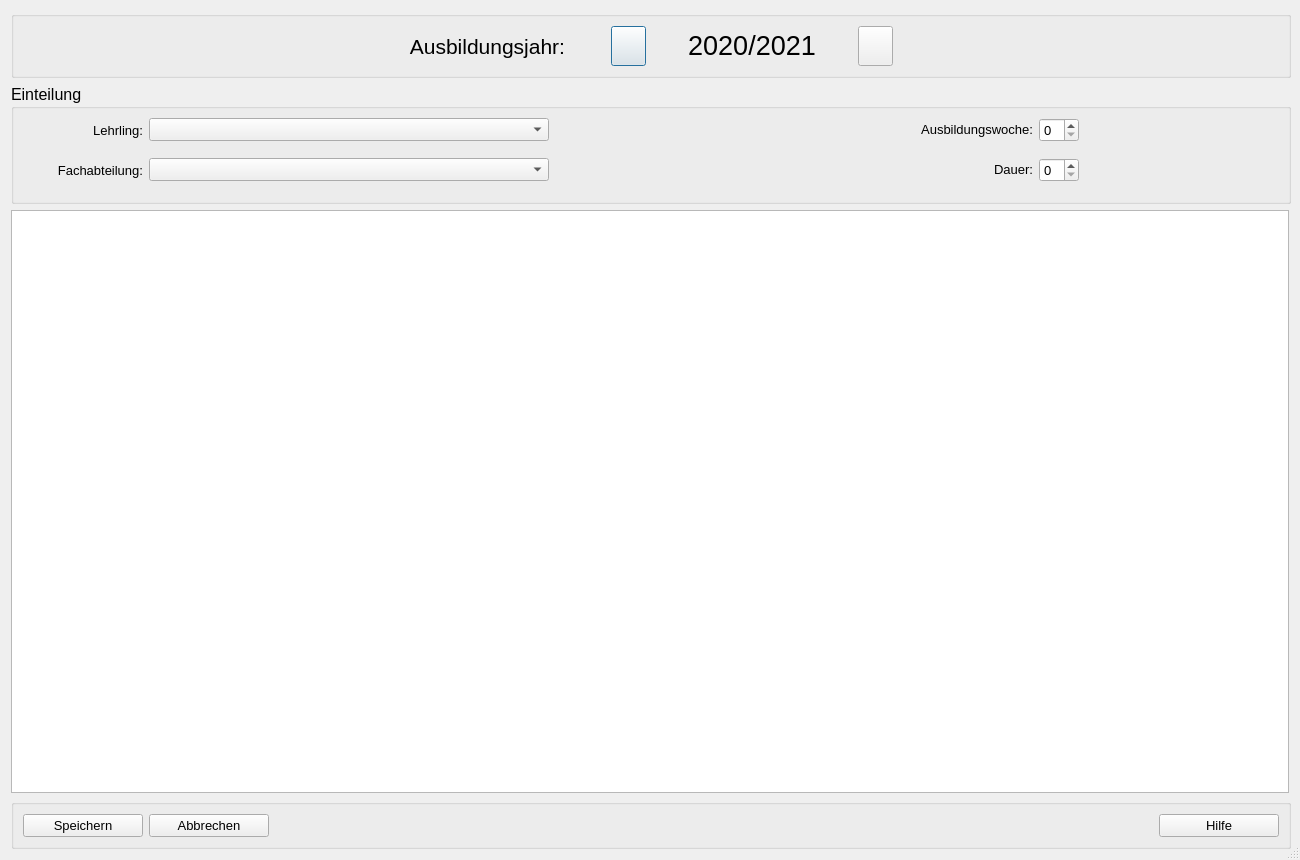
<?xml version="1.0" encoding="UTF-8"?>
<ui version="4.0">
 <class>Lehrlingseinteilung</class>
 <widget class="QDialog" name="Lehrlingseinteilung">
  <property name="geometry">
   <rect>
    <x>0</x>
    <y>0</y>
    <width>1300</width>
    <height>860</height>
   </rect>
  </property>
  <property name="minimumSize">
   <size>
    <width>1300</width>
    <height>860</height>
   </size>
  </property>
  <property name="windowTitle">
   <string>Lehrlingseinteilung</string>
  </property>
  <property name="sizeGripEnabled">
   <bool>true</bool>
  </property>
  <layout class="QVBoxLayout" name="verticalLayout">
   <item>
    <widget class="QGroupBox" name="groupBox_2">
     <property name="sizePolicy">
      <sizepolicy hsizetype="Fixed" vsizetype="Fixed">
       <horstretch>0</horstretch>
       <verstretch>0</verstretch>
      </sizepolicy>
     </property>
     <property name="minimumSize">
      <size>
       <width>1280</width>
       <height>0</height>
      </size>
     </property>
     <property name="maximumSize">
      <size>
       <width>1280</width>
       <height>16777215</height>
      </size>
     </property>
     <property name="title">
      <string/>
     </property>
     <layout class="QHBoxLayout" name="horizontalLayout_2">
      <item>
       <spacer name="horizontalSpacer_4">
        <property name="orientation">
         <enum>Qt::Horizontal</enum>
        </property>
        <property name="sizeType">
         <enum>QSizePolicy::Fixed</enum>
        </property>
        <property name="sizeHint" stdset="0">
         <size>
          <width>800</width>
          <height>20</height>
         </size>
        </property>
       </spacer>
      </item>
      <item>
       <widget class="QLabel" name="label_2">
        <property name="sizePolicy">
         <sizepolicy hsizetype="Fixed" vsizetype="Preferred">
          <horstretch>0</horstretch>
          <verstretch>0</verstretch>
         </sizepolicy>
        </property>
        <property name="font">
         <font>
          <pointsize>16</pointsize>
         </font>
        </property>
        <property name="text">
         <string>Ausbildungsjahr:</string>
        </property>
        <property name="alignment">
         <set>Qt::AlignRight|Qt::AlignTrailing|Qt::AlignVCenter</set>
        </property>
       </widget>
      </item>
      <item>
       <spacer name="horizontalSpacer_6">
        <property name="orientation">
         <enum>Qt::Horizontal</enum>
        </property>
        <property name="sizeType">
         <enum>QSizePolicy::Fixed</enum>
        </property>
        <property name="sizeHint" stdset="0">
         <size>
          <width>40</width>
          <height>20</height>
         </size>
        </property>
       </spacer>
      </item>
      <item>
       <widget class="QPushButton" name="pB_leftArrow">
        <property name="sizePolicy">
         <sizepolicy hsizetype="Fixed" vsizetype="Preferred">
          <horstretch>0</horstretch>
          <verstretch>0</verstretch>
         </sizepolicy>
        </property>
        <property name="minimumSize">
         <size>
          <width>35</width>
          <height>0</height>
         </size>
        </property>
        <property name="font">
         <font>
          <pointsize>21</pointsize>
          <weight>75</weight>
          <bold>true</bold>
         </font>
        </property>
        <property name="text">
         <string/>
        </property>
        <property name="icon">
         <iconset>
          <normaloff>../../_Symbole/UsedSymbols/keyboard-left-arrow-button_icon-icons.com_72692.ico</normaloff>../../_Symbole/UsedSymbols/keyboard-left-arrow-button_icon-icons.com_72692.ico</iconset>
        </property>
       </widget>
      </item>
      <item>
       <widget class="QLabel" name="lbl_Ausbildungjahr">
        <property name="sizePolicy">
         <sizepolicy hsizetype="Fixed" vsizetype="Fixed">
          <horstretch>0</horstretch>
          <verstretch>0</verstretch>
         </sizepolicy>
        </property>
        <property name="minimumSize">
         <size>
          <width>200</width>
          <height>0</height>
         </size>
        </property>
        <property name="maximumSize">
         <size>
          <width>200</width>
          <height>16777215</height>
         </size>
        </property>
        <property name="font">
         <font>
          <pointsize>20</pointsize>
         </font>
        </property>
        <property name="text">
         <string>2020/2021</string>
        </property>
        <property name="alignment">
         <set>Qt::AlignCenter</set>
        </property>
       </widget>
      </item>
      <item>
       <widget class="QPushButton" name="pB_rightArrow">
        <property name="sizePolicy">
         <sizepolicy hsizetype="Fixed" vsizetype="Preferred">
          <horstretch>0</horstretch>
          <verstretch>0</verstretch>
         </sizepolicy>
        </property>
        <property name="minimumSize">
         <size>
          <width>35</width>
          <height>0</height>
         </size>
        </property>
        <property name="font">
         <font>
          <pointsize>21</pointsize>
          <weight>75</weight>
          <bold>true</bold>
         </font>
        </property>
        <property name="text">
         <string/>
        </property>
        <property name="icon">
         <iconset>
          <normaloff>../../_Symbole/UsedSymbols/keyboard-right-arrow-button-1_icon-icons.com_72690.ico</normaloff>../../_Symbole/UsedSymbols/keyboard-right-arrow-button-1_icon-icons.com_72690.ico</iconset>
        </property>
       </widget>
      </item>
      <item>
       <spacer name="horizontalSpacer_5">
        <property name="orientation">
         <enum>Qt::Horizontal</enum>
        </property>
        <property name="sizeType">
         <enum>QSizePolicy::Fixed</enum>
        </property>
        <property name="sizeHint" stdset="0">
         <size>
          <width>800</width>
          <height>20</height>
         </size>
        </property>
       </spacer>
      </item>
     </layout>
    </widget>
   </item>
   <item>
    <widget class="QGroupBox" name="groupBox">
     <property name="sizePolicy">
      <sizepolicy hsizetype="Fixed" vsizetype="Preferred">
       <horstretch>0</horstretch>
       <verstretch>0</verstretch>
      </sizepolicy>
     </property>
     <property name="minimumSize">
      <size>
       <width>1280</width>
       <height>0</height>
      </size>
     </property>
     <property name="font">
      <font>
       <pointsize>12</pointsize>
      </font>
     </property>
     <property name="title">
      <string>Einteilung</string>
     </property>
     <layout class="QGridLayout" name="gridLayout">
      <item row="0" column="6">
       <spacer name="horizontalSpacer_7">
        <property name="orientation">
         <enum>Qt::Horizontal</enum>
        </property>
        <property name="sizeType">
         <enum>QSizePolicy::Fixed</enum>
        </property>
        <property name="sizeHint" stdset="0">
         <size>
          <width>200</width>
          <height>20</height>
         </size>
        </property>
       </spacer>
      </item>
      <item row="0" column="5">
       <widget class="QSpinBox" name="sB_Ausbildungswoche">
        <property name="sizePolicy">
         <sizepolicy hsizetype="Fixed" vsizetype="Fixed">
          <horstretch>0</horstretch>
          <verstretch>0</verstretch>
         </sizepolicy>
        </property>
        <property name="maximumSize">
         <size>
          <width>40</width>
          <height>16777215</height>
         </size>
        </property>
        <property name="font">
         <font>
          <pointsize>10</pointsize>
         </font>
        </property>
        <property name="maximum">
         <number>53</number>
        </property>
       </widget>
      </item>
      <item row="2" column="2">
       <spacer name="horizontalSpacer_8">
        <property name="orientation">
         <enum>Qt::Horizontal</enum>
        </property>
        <property name="sizeHint" stdset="0">
         <size>
          <width>40</width>
          <height>20</height>
         </size>
        </property>
       </spacer>
      </item>
      <item row="2" column="4">
       <widget class="QLabel" name="label_7">
        <property name="sizePolicy">
         <sizepolicy hsizetype="Fixed" vsizetype="Fixed">
          <horstretch>0</horstretch>
          <verstretch>0</verstretch>
         </sizepolicy>
        </property>
        <property name="maximumSize">
         <size>
          <width>50</width>
          <height>16777215</height>
         </size>
        </property>
        <property name="font">
         <font>
          <pointsize>10</pointsize>
         </font>
        </property>
        <property name="text">
         <string>Dauer:</string>
        </property>
        <property name="alignment">
         <set>Qt::AlignRight|Qt::AlignTrailing|Qt::AlignVCenter</set>
        </property>
       </widget>
      </item>
      <item row="0" column="0">
       <widget class="QLabel" name="label">
        <property name="font">
         <font>
          <pointsize>10</pointsize>
         </font>
        </property>
        <property name="text">
         <string>Lehrling:</string>
        </property>
        <property name="alignment">
         <set>Qt::AlignRight|Qt::AlignTrailing|Qt::AlignVCenter</set>
        </property>
       </widget>
      </item>
      <item row="2" column="5">
       <widget class="QSpinBox" name="sB_Dauer">
        <property name="maximumSize">
         <size>
          <width>40</width>
          <height>16777215</height>
         </size>
        </property>
        <property name="font">
         <font>
          <pointsize>10</pointsize>
         </font>
        </property>
        <property name="maximum">
         <number>53</number>
        </property>
       </widget>
      </item>
      <item row="3" column="0">
       <spacer name="verticalSpacer_3">
        <property name="orientation">
         <enum>Qt::Vertical</enum>
        </property>
        <property name="sizeType">
         <enum>QSizePolicy::Fixed</enum>
        </property>
        <property name="sizeHint" stdset="0">
         <size>
          <width>20</width>
          <height>10</height>
         </size>
        </property>
       </spacer>
      </item>
      <item row="1" column="0">
       <spacer name="verticalSpacer_2">
        <property name="orientation">
         <enum>Qt::Vertical</enum>
        </property>
        <property name="sizeType">
         <enum>QSizePolicy::Fixed</enum>
        </property>
        <property name="sizeHint" stdset="0">
         <size>
          <width>20</width>
          <height>10</height>
         </size>
        </property>
       </spacer>
      </item>
      <item row="0" column="3" colspan="2">
       <widget class="QLabel" name="label_4">
        <property name="sizePolicy">
         <sizepolicy hsizetype="Fixed" vsizetype="Fixed">
          <horstretch>0</horstretch>
          <verstretch>0</verstretch>
         </sizepolicy>
        </property>
        <property name="minimumSize">
         <size>
          <width>160</width>
          <height>0</height>
         </size>
        </property>
        <property name="font">
         <font>
          <pointsize>10</pointsize>
         </font>
        </property>
        <property name="text">
         <string>Ausbildungswoche:</string>
        </property>
        <property name="alignment">
         <set>Qt::AlignRight|Qt::AlignTrailing|Qt::AlignVCenter</set>
        </property>
       </widget>
      </item>
      <item row="2" column="0">
       <widget class="QLabel" name="label_6">
        <property name="sizePolicy">
         <sizepolicy hsizetype="Fixed" vsizetype="Preferred">
          <horstretch>0</horstretch>
          <verstretch>0</verstretch>
         </sizepolicy>
        </property>
        <property name="minimumSize">
         <size>
          <width>120</width>
          <height>0</height>
         </size>
        </property>
        <property name="maximumSize">
         <size>
          <width>16777215</width>
          <height>16777215</height>
         </size>
        </property>
        <property name="font">
         <font>
          <pointsize>10</pointsize>
         </font>
        </property>
        <property name="text">
         <string>Fachabteilung:</string>
        </property>
        <property name="alignment">
         <set>Qt::AlignRight|Qt::AlignTrailing|Qt::AlignVCenter</set>
        </property>
       </widget>
      </item>
      <item row="0" column="2">
       <spacer name="horizontalSpacer">
        <property name="orientation">
         <enum>Qt::Horizontal</enum>
        </property>
        <property name="sizeType">
         <enum>QSizePolicy::Expanding</enum>
        </property>
        <property name="sizeHint" stdset="0">
         <size>
          <width>200</width>
          <height>20</height>
         </size>
        </property>
       </spacer>
      </item>
      <item row="0" column="1">
       <widget class="QComboBox" name="cB_Lehrling">
        <property name="minimumSize">
         <size>
          <width>400</width>
          <height>0</height>
         </size>
        </property>
        <property name="font">
         <font>
          <pointsize>10</pointsize>
         </font>
        </property>
       </widget>
      </item>
      <item row="2" column="1">
       <widget class="QComboBox" name="cB_Fachabteilung">
        <property name="font">
         <font>
          <pointsize>10</pointsize>
         </font>
        </property>
       </widget>
      </item>
      <item row="2" column="6">
       <spacer name="horizontalSpacer_9">
        <property name="orientation">
         <enum>Qt::Horizontal</enum>
        </property>
        <property name="sizeType">
         <enum>QSizePolicy::Fixed</enum>
        </property>
        <property name="sizeHint" stdset="0">
         <size>
          <width>200</width>
          <height>20</height>
         </size>
        </property>
       </spacer>
      </item>
     </layout>
    </widget>
   </item>
   <item>
    <widget class="QTableWidget" name="tableWidget">
     <property name="font">
      <font>
       <pointsize>10</pointsize>
      </font>
     </property>
    </widget>
   </item>
   <item>
    <widget class="QGroupBox" name="groupBox_3">
     <property name="sizePolicy">
      <sizepolicy hsizetype="Fixed" vsizetype="Preferred">
       <horstretch>0</horstretch>
       <verstretch>0</verstretch>
      </sizepolicy>
     </property>
     <property name="minimumSize">
      <size>
       <width>1280</width>
       <height>0</height>
      </size>
     </property>
     <property name="title">
      <string/>
     </property>
     <layout class="QHBoxLayout" name="horizontalLayout_3">
      <item>
       <widget class="QPushButton" name="pB_Speichern">
        <property name="minimumSize">
         <size>
          <width>120</width>
          <height>0</height>
         </size>
        </property>
        <property name="maximumSize">
         <size>
          <width>100</width>
          <height>16777215</height>
         </size>
        </property>
        <property name="font">
         <font>
          <pointsize>10</pointsize>
         </font>
        </property>
        <property name="text">
         <string>Speichern</string>
        </property>
        <property name="icon">
         <iconset>
          <normaloff>../../_Symbole/UsedSymbols/save_3621.ico</normaloff>../../_Symbole/UsedSymbols/save_3621.ico</iconset>
        </property>
       </widget>
      </item>
      <item>
       <widget class="QPushButton" name="pB_Abbrechen">
        <property name="minimumSize">
         <size>
          <width>120</width>
          <height>0</height>
         </size>
        </property>
        <property name="maximumSize">
         <size>
          <width>150</width>
          <height>16777215</height>
         </size>
        </property>
        <property name="font">
         <font>
          <pointsize>10</pointsize>
         </font>
        </property>
        <property name="text">
         <string>Abbrechen</string>
        </property>
        <property name="icon">
         <iconset>
          <normaloff>../../_Symbole/UsedSymbols/closewindowapplication_cerca_ventan_2874.ico</normaloff>../../_Symbole/UsedSymbols/closewindowapplication_cerca_ventan_2874.ico</iconset>
        </property>
       </widget>
      </item>
      <item>
       <spacer name="horizontalSpacer_3">
        <property name="orientation">
         <enum>Qt::Horizontal</enum>
        </property>
        <property name="sizeHint" stdset="0">
         <size>
          <width>40</width>
          <height>20</height>
         </size>
        </property>
       </spacer>
      </item>
      <item>
       <widget class="QPushButton" name="pB_Hilfe">
        <property name="minimumSize">
         <size>
          <width>120</width>
          <height>0</height>
         </size>
        </property>
        <property name="maximumSize">
         <size>
          <width>100</width>
          <height>16777215</height>
         </size>
        </property>
        <property name="font">
         <font>
          <pointsize>10</pointsize>
         </font>
        </property>
        <property name="text">
         <string>Hilfe</string>
        </property>
        <property name="icon">
         <iconset>
          <normaloff>../../_Symbole/UsedSymbols/info_13213.ico</normaloff>../../_Symbole/UsedSymbols/info_13213.ico</iconset>
        </property>
       </widget>
      </item>
     </layout>
    </widget>
   </item>
  </layout>
 </widget>
 <resources/>
 <connections/>
</ui>
